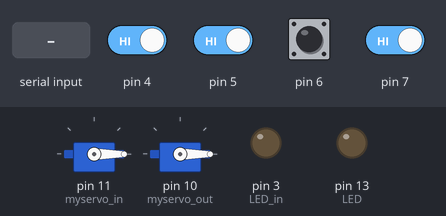
The sketch below on a simulated Arduino Uno, built with avr-gcc and run on an emulated ATmega328P. Parts: 2 × servo, output pins drawn as LEDs (lit = HIGH). Inputs (shaded band) come from the test bench; at power-on: pin 4–7 HIGH. What the sketch prints to the serial monitor is not drawn.

Above: at 1.2 s.
1.3 s: "R" received over Serial
At 2.0 s:
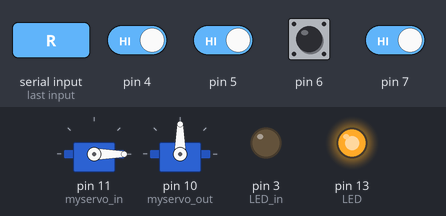
2.8 s: "L" received over Serial
At 3.2 s:
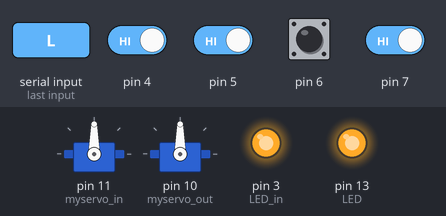
4.3 s: pin 5 driven LOW
At 6.0 s:
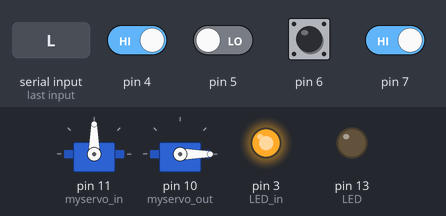
6.5 s: pin 4 driven LOW
At 7.1 s:
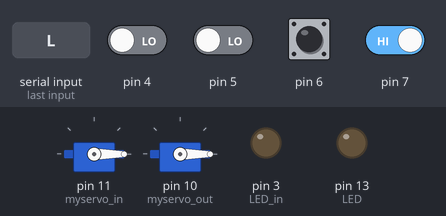
8.0 s: pin 7 driven LOW
At 11.0 s:
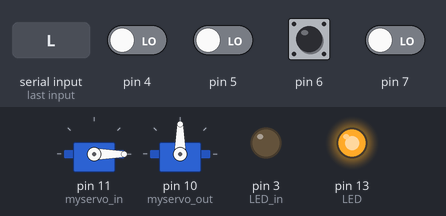
Timing chart, 0 to 12.0 s (numbered marks = the images above; inputs shaded):
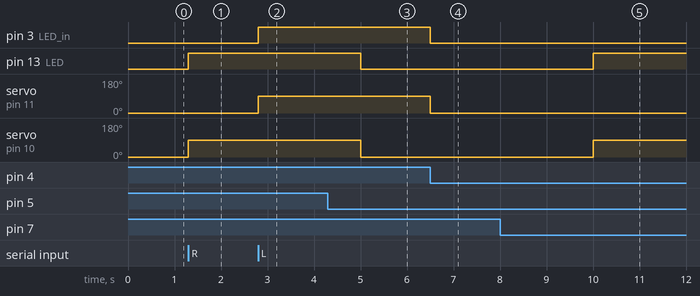

The sketch:

new_tong.ino
```cpp
#include <Servo.h>

Servo myservo_in;
Servo myservo_out;
int data;
int LED=13;
int LED_in=3;
int tc_out = 0;
int tc_in = 0;
int count = 0;
int cambien_in = 0;
int cambien_out = 0;
int value_barrier_in = 0;
int value_barrier_out = 0;
int dem_in = 0;
int dem_out = 3;
int dem_realtime_in = 0;
int dem_realtime_out = 0;
unsigned long realtime;
unsigned long realtime_in;
unsigned long realtime_cbout;
int timewait = 100;
int timewait_in = 1;
int timewait_cbout = 100;
unsigned long timenow = 0;
unsigned long timenow_in = 0;
unsigned long timenow_cbout = 0;
unsigned long realtime_barrier_in;
unsigned long realtime_barrier_out;
unsigned long realtime_barrier;
int timewait_barrier_in = 5000;
int timewait_barrier_out = 5000;
int timewait_barrier = 2;
unsigned long timenow_barrier_in = 0;
unsigned long timenow_barrier_out = 0;
unsigned long timenow_barrier = 0;

void setup() {
  Serial.begin(115200);
  pinMode(LED, OUTPUT);
  digitalWrite (LED, LOW);
  pinMode(LED_in, OUTPUT);
  digitalWrite (LED_in, LOW);
  pinMode(4, INPUT);
  pinMode(5, INPUT);
  pinMode(6, INPUT);
  pinMode(7, INPUT);
  myservo_in.attach(11);
  myservo_out.attach(10);

  myservo_in.write(0);
  myservo_out.write(0);
}

void loop(){
  auto_detection();
  barrier();
}
void barrier(){
  realtime_barrier = millis();
  if (realtime_barrier - timenow_barrier>= timewait_barrier){
    timenow_barrier=millis();
    data = Serial.read();
    tc_in = digitalRead(6);
    tc_out = digitalRead(7);

  }
  if (dem_realtime_in == 1){
    realtime_barrier_in = millis();
  }
  if (realtime_barrier_in - timenow_barrier_in >= timewait_barrier_in){
    timenow_barrier_in=millis();
    if (dem_in == 1){
      if (tc_in == LOW){
        myservo_in.write(90);
        digitalWrite (LED_in, HIGH);
      }
      else{
        myservo_in.write(0);
        digitalWrite (LED_in, LOW);
        dem_in = 0;
        dem_realtime_in = 0;
      }
    }
   if (dem_in == 0){
    Serial.print("NO LOADINGGGGGGGGGGGGGGGGGG");
   }
  }
  if (dem_realtime_out == 2){
    realtime_barrier_out = millis();
  }
  if (realtime_barrier_out - timenow_barrier_out >= timewait_barrier_out){
    timenow_barrier_out=millis();
    if (dem_out == 2){
      if (tc_out == LOW){
      myservo_out.write(90);
      digitalWrite (LED, HIGH);
      }
      else{
        myservo_out.write(0);
        digitalWrite (LED, LOW);
        dem_out = 3;
        dem_realtime_out = 0;
      }
    }
    if (dem_out == 3){
      Serial.print("NO LOADINGGGGGGGGGGGGGGGGGG");
    }
  }
  if (data == 'R'){
    count = 1;
    if (count == 1)
    digitalWrite (LED, HIGH);
    myservo_out.write(90);
  }
  if (data == 'L'){
    count = 2;
    if (count == 2)
    digitalWrite (LED_in, HIGH);
    myservo_in.write(90);
  }
  if (data == 'N'){
    count = 0;
    if (count == 0)
    digitalWrite (LED_in, LOW);
    digitalWrite (LED, LOW);
    myservo_in.write(0);
    myservo_out.write(0);
  }
}
void auto_detection(){
  realtime_in = millis();
  if (realtime_in - timenow_in >= timewait_in){
    cambien_in = digitalRead(4);
    cambien_out = digitalRead(5);
  }
  if (cambien_in == LOW){
    realtime = millis();
    if (realtime - timenow >= timewait){
      timenow = millis();
      Serial.write('1');
      dem_in = 1;
      dem_realtime_in = 1;
    }
  }
  if (cambien_in == HIGH){
    realtime = millis();
    if (realtime - timenow >= timewait){
      timenow = millis();
      Serial.write('0');
    }
  }
  if (cambien_out == LOW){
    realtime_cbout = millis();
    if (realtime_cbout - timenow_cbout >= timewait_cbout){
      timenow_cbout = millis();
      Serial.write('2');
      dem_out = 2;
      dem_realtime_out = 2;
    }

  }
  if (cambien_out == HIGH){
    realtime_cbout = millis();
    if (realtime_cbout - timenow_cbout >= timewait_cbout){
      timenow_cbout = millis();
      Serial.write('3');
    }
  }
}
```

Measured:
- after the input at 1.3 s, pin 13 (LED): LOW → HIGH at once; servo on pin 10 (myservo_out): 0° → 90° at once
- after the input at 2.8 s, pin 3 (LED_in): LOW → HIGH at once; servo on pin 11 (myservo_in): 0° → 90° at once
- after the input at 4.3 s, pin 13 (LED): HIGH → LOW after 0.70 s; servo on pin 10 (myservo_out): 90° → 0° after 0.70 s
- after the input at 6.5 s, pin 3 (LED_in): HIGH → LOW at once; servo on pin 11 (myservo_in): 90° → 0° at once
- after the input at 8.0 s, pin 13 (LED): LOW → HIGH after 2.0 s; servo on pin 10 (myservo_out): 0° → 90° after 2.0 s
